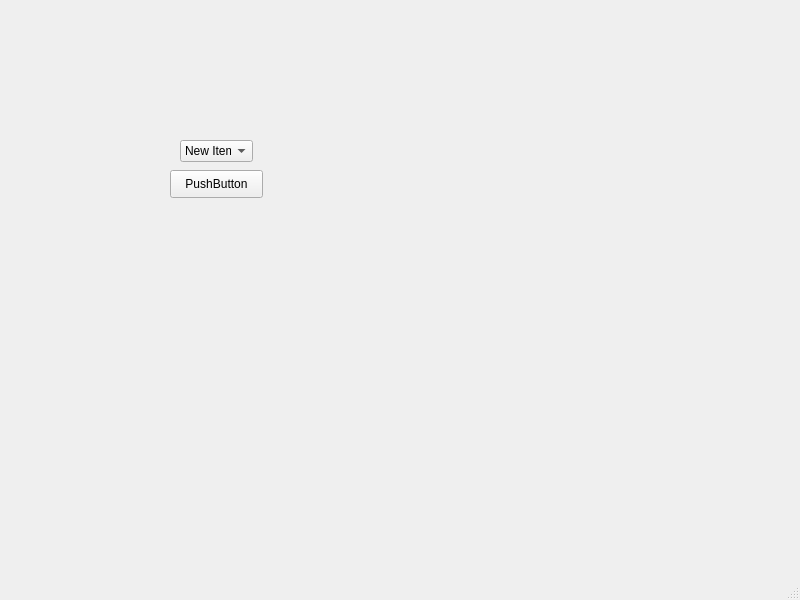
<?xml version="1.0" encoding="UTF-8"?>
<ui version="4.0">
 <class>MainWindow</class>
 <widget class="QMainWindow" name="MainWindow">
  <property name="geometry">
   <rect>
    <x>0</x>
    <y>0</y>
    <width>800</width>
    <height>600</height>
   </rect>
  </property>
  <property name="windowTitle">
   <string>MainWindow</string>
  </property>
  <widget class="QWidget" name="centralwidget">
   <widget class="QComboBox" name="comboBox">
    <property name="geometry">
     <rect>
      <x>180</x>
      <y>140</y>
      <width>73</width>
      <height>22</height>
     </rect>
    </property>
    <item>
     <property name="text">
      <string>New Item</string>
     </property>
    </item>
    <item>
     <property name="text">
      <string>New Item</string>
     </property>
    </item>
    <item>
     <property name="text">
      <string>New Item</string>
     </property>
    </item>
    <item>
     <property name="text">
      <string>New Item</string>
     </property>
    </item>
    <item>
     <property name="text">
      <string>New Item</string>
     </property>
    </item>
    <item>
     <property name="text">
      <string>New Item</string>
     </property>
    </item>
    <item>
     <property name="text">
      <string>New Item</string>
     </property>
    </item>
    <item>
     <property name="text">
      <string>New Item</string>
     </property>
    </item>
    <item>
     <property name="text">
      <string>New Item</string>
     </property>
    </item>
    <item>
     <property name="text">
      <string>New Item</string>
     </property>
    </item>
    <item>
     <property name="text">
      <string>New Item</string>
     </property>
    </item>
    <item>
     <property name="text">
      <string>New Item</string>
     </property>
    </item>
    <item>
     <property name="text">
      <string>New Item</string>
     </property>
    </item>
    <item>
     <property name="text">
      <string>New Item</string>
     </property>
    </item>
    <item>
     <property name="text">
      <string>New Item</string>
     </property>
    </item>
    <item>
     <property name="text">
      <string>New Item</string>
     </property>
    </item>
    <item>
     <property name="text">
      <string>New Item</string>
     </property>
    </item>
    <item>
     <property name="text">
      <string>New Item</string>
     </property>
    </item>
    <item>
     <property name="text">
      <string>New Item</string>
     </property>
    </item>
    <item>
     <property name="text">
      <string>New Item</string>
     </property>
    </item>
    <item>
     <property name="text">
      <string>New Item</string>
     </property>
    </item>
    <item>
     <property name="text">
      <string>New Item</string>
     </property>
    </item>
    <item>
     <property name="text">
      <string>New Item</string>
     </property>
    </item>
    <item>
     <property name="text">
      <string>New Item</string>
     </property>
    </item>
    <item>
     <property name="text">
      <string>New Item</string>
     </property>
    </item>
    <item>
     <property name="text">
      <string>New Item</string>
     </property>
    </item>
    <item>
     <property name="text">
      <string>New Item</string>
     </property>
    </item>
    <item>
     <property name="text">
      <string>New Item</string>
     </property>
    </item>
    <item>
     <property name="text">
      <string>New Item</string>
     </property>
    </item>
   </widget>
   <widget class="QPushButton" name="pushButton">
    <property name="geometry">
     <rect>
      <x>170</x>
      <y>170</y>
      <width>93</width>
      <height>28</height>
     </rect>
    </property>
    <property name="text">
     <string>PushButton</string>
    </property>
   </widget>
  </widget>
  <widget class="QMenuBar" name="menubar">
   <property name="geometry">
    <rect>
     <x>0</x>
     <y>0</y>
     <width>800</width>
     <height>26</height>
    </rect>
   </property>
  </widget>
  <widget class="QStatusBar" name="statusbar"/>
 </widget>
 <resources/>
 <connections/>
</ui>
